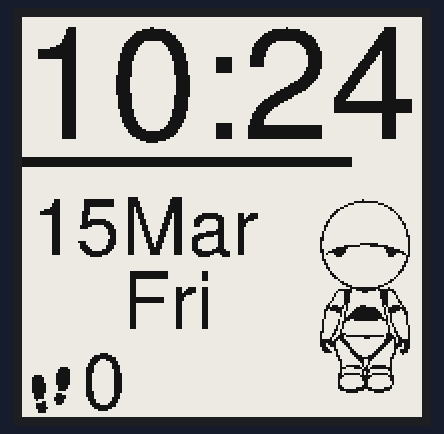
The sketch below on a simulated ESP32. Shown: 200×200 one-colour display. The local clock reads 2024-03-15 10:24:30 at power-on unless the sketch sets it.

Above: at 2.3 s.
At 30.8 s:
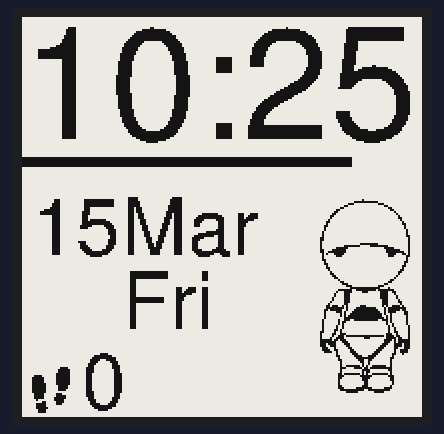
At 91.3 s:
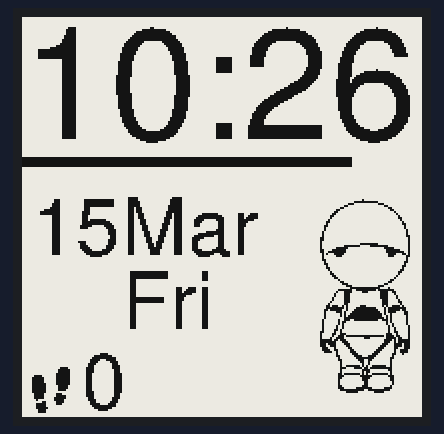

Measured:
- what the display in image 1 shows lasts 60.5 s, from 30.8 s to 91.3 s

The sketch:

Marvin.ino
```cpp
#include "Watchy_Marvin.h"
#include "settings.h"

WatchyMarvin watchy(settings);

void setup(){
  watchy.init();
}

void loop(){}
```

Watchy_Marvin.cpp
```cpp
#include "Watchy_Marvin.h"

#define DARKMODE false

const uint8_t BATTERY_SEGMENT_WIDTH = 5;
const uint8_t BATTERY_SEGMENT_HEIGHT = 5;
const uint8_t BATTERY_SEGMENT_SPACING = 5;

void WatchyMarvin::drawWatchFace(){
    display.fillScreen(DARKMODE ? GxEPD_BLACK : GxEPD_WHITE);
    display.setTextColor(DARKMODE ? GxEPD_WHITE : GxEPD_BLACK);
    drawTime();
    drawDate();
    drawSteps();
    drawBattery();
    }


void WatchyMarvin::drawTime(){
    display.setFont(&FreeSans40pt7b);
    display.setCursor(0, 60);
    uint8_t displayHour;
    displayHour = currentTime.Hour;

    if(displayHour < 10){
        display.print("0");
    }
    display.print(displayHour);
    display.print(":");
    if(currentTime.Minute < 10){
        display.print("0");
    }
    display.println(currentTime.Minute);

  }

void WatchyMarvin::drawDate(){
    display.setFont(&FreeSans20pt7b);

    int16_t  x1, y1;
    uint16_t w, h;

    String dayOfWeek = dayShortStr(currentTime.Wday);
    display.getTextBounds(dayOfWeek, 5, 85, &x1, &y1, &w, &h);
    if(currentTime.Wday == 4){
        w = w - 5;
    }
    display.setCursor(50, 155);
    display.println(dayOfWeek);

    String month = monthShortStr(currentTime.Month);
    display.getTextBounds(month, 60, 110, &x1, &y1, &w, &h);
    display.setCursor(50, 118);
    display.println(month);

    display.setCursor(5, 118);
    if(currentTime.Day < 10){
    display.print("0");
    }
    display.println(currentTime.Day);

}
void WatchyMarvin::drawSteps(){
    // reset step counter at midnight
    if (currentTime.Hour == 00 && currentTime.Minute == 00){
      sensor.resetStepCounter();
              //turn off radios
      WiFi.mode(WIFI_OFF);
      btStop();
          }

    //time adjustment start
    //if you don't need a time adjustment, just delete all lines between time adjustment start and end
    //my watchy runs too fast (15 seconds and 150 ms a day), this code set back time each day by 15 seconds and 150 ms

	if (currentTime.Hour == 00 && currentTime.Minute == 30){

        RTC.read(currentTime);
        int8_t sekunde = currentTime.Second;
        int8_t minute = currentTime.Minute;
        int8_t hour = currentTime.Hour;
        int8_t day = currentTime.Day;
        int8_t month = currentTime.Month;
        int8_t year = tmYearToY2k(currentTime.Year);

        delay(15150);

        tmElements_t tm;
        tm.Month = month;
        tm.Day = day;
        tm.Year = y2kYearToTm(year);
        tm.Hour = hour;
        tm.Minute = minute ;
        tm.Second = sekunde;

        RTC.set(tm);
         }

    // time adjustment end

    uint32_t stepCount = sensor.getCounter();
    display.drawBitmap(5, 175, steps, 19, 23, DARKMODE ? GxEPD_WHITE : GxEPD_BLACK);
    display.drawBitmap(145, 90, marvin, 53, 100, DARKMODE ? GxEPD_BLACK : GxEPD_BLACK);
    display.setCursor(30, 195);
    display.println(stepCount);

}
void WatchyMarvin::drawBattery(){


    float VBAT = getBatteryVoltage();

    int8_t batteryLevel = ((1.1-(4.2 - VBAT)) * 36.36);

          for(int8_t batterySegments = 0; batterySegments <= batteryLevel; batterySegments++){
          display.fillRect(0 + (batterySegments * BATTERY_SEGMENT_SPACING), 70, BATTERY_SEGMENT_WIDTH, BATTERY_SEGMENT_HEIGHT, DARKMODE ? GxEPD_WHITE : GxEPD_BLACK);

    }
}
```

Watchy_Marvin.h
```cpp
#ifndef WATCHY_Marvin_H
#define WATCHY_Marvin_H

#ifdef WATCHY_SIM
    #include "..\..\Watchy.h"
#else // WATCHY_SIM
    #include <Watchy.h>
#endif // WATCHY_SIM

#include "icons.h"
#include "FreeSans20pt7b.h"
#include "FreeSans40pt7b.h"
class WatchyMarvin : public Watchy{
    using Watchy::Watchy;
    public:
        void drawWatchFace();
        void drawTime();
        void drawDate();
        void drawSteps();
        void drawBattery();
        };

#endif
```

settings.h
```cpp
#ifndef SETTINGS_H
#define SETTINGS_H

watchySettings settings{

    .vibrateOClock = false,

};

#endif
```

Source omitted: eeSans20pt7b.h (data table, 38149 bytes), eSans40pt7b.h (data table, 135023 bytes), icons.h (data table, 5496 bytes)
